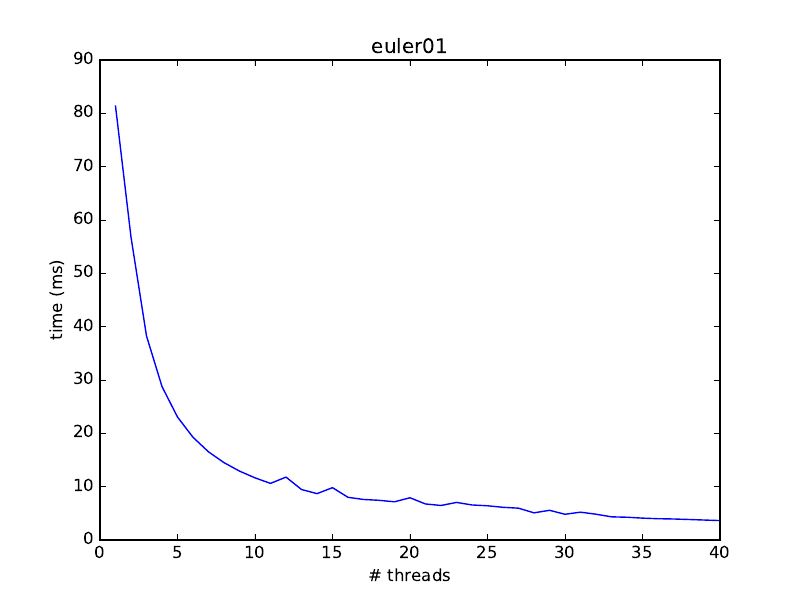

Here is the Python script that generated this plot:
import numpy as np
import matplotlib.pyplot as plt
import sys

if len(sys.argv) != 2:
    print('Usage: {0:s} input'.format(sys.argv[0]))
    exit()

N, time = np.loadtxt(sys.argv[1], usecols=[0,1], unpack=True)
plt.plot(N, time)
plt.title('euler01')
plt.xlabel('# threads')
plt.ylabel('time (ms)')
plt.savefig('problem1.pdf')
